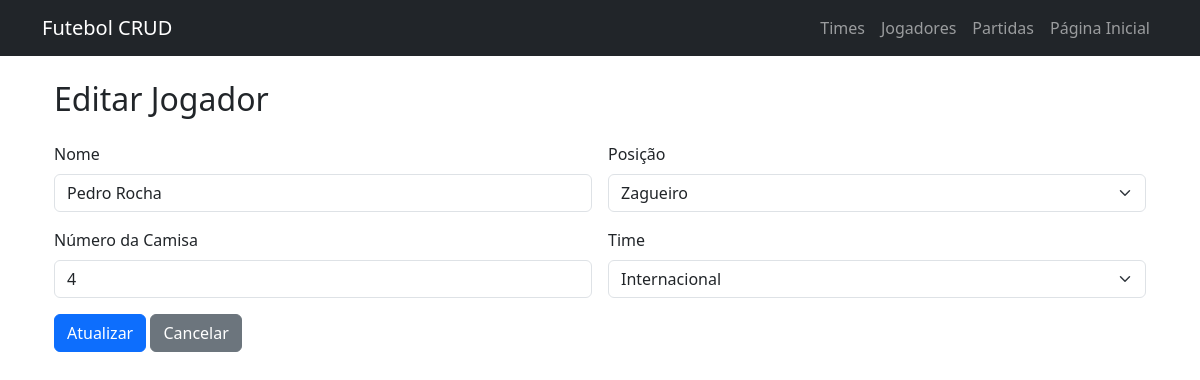
Screenshot of /public/jogadores/update.php?id=4 with the database file from the repository.
### tables this page shows
CREATE TABLE jogadores (
    id INT AUTO_INCREMENT PRIMARY KEY,
    nome VARCHAR(100) NOT NULL,
    posicao VARCHAR(30) NOT NULL,
    numero_camisa INT NOT NULL,
    time_id INT,
    FOREIGN KEY (time_id) REFERENCES times(id)
);

### public/jogadores/update.php (the view, shortened to what this page needs)
<?php
include('../../includes/db.php');
include('../../includes/header.php');
$id = $_GET['id'];
$dados = $conn->query("SELECT * FROM jogadores WHERE id=$id")->fetch_assoc();
?>
<div class="container mt-4">
    <h2 class="mb-4">Editar Jogador</h2>
    <form method="POST" class="row g-3">
        <div class="col-md-6">
            <label for="nome" class="form-label">Nome</label>
            <input type="text" name="nome" id="nome" value="<?= $dados['nome'] ?>" class="form-control" required>
        </div>
        <div class="col-md-6">
            <label for="posicao" class="form-label">Posição</label>
            <select name="posicao" class="form-select">
                <option value="ZAG" <?= $dados['posicao']=="ZAG"?"selected":"" ?>>Zagueiro</option>
            </select>
        </div>
        <div class="col-md-6">
            <label for="numero_camisa" class="form-label">Número da Camisa</label>
            <input type="number" name="numero_camisa" value="<?= $dados['numero_camisa'] ?>" min="1" max="99" class="form-control">
        </div>
        <div class="col-md-6">
            <label for="time_id" class="form-label">Time</label>
            <select name="time_id" class="form-select">
                <?php
                $result = $conn->query("SELECT id, nome FROM times");
                while($row = $result->fetch_assoc()) {
                    $selected = $row['id'] == $dados['time_id'] ? "selected" : "";
                    echo "<option value='{$row['id']}' $selected>{$row['nome']}</option>";
                }
                ?>
            </select>
        </div>
        <div class="col-12">
            <button type="submit" name="atualizar" class="btn btn-primary">Atualizar</button>
            <a href="read.php" class="btn btn-secondary">Cancelar</a>
        </div>
    </form>
</div>

### rows the page displays
jogadores: nome "Pedro Rocha", posicao "Zagueiro", numero_camisa "4"

### other values shown
form field time_id "Internacional"
